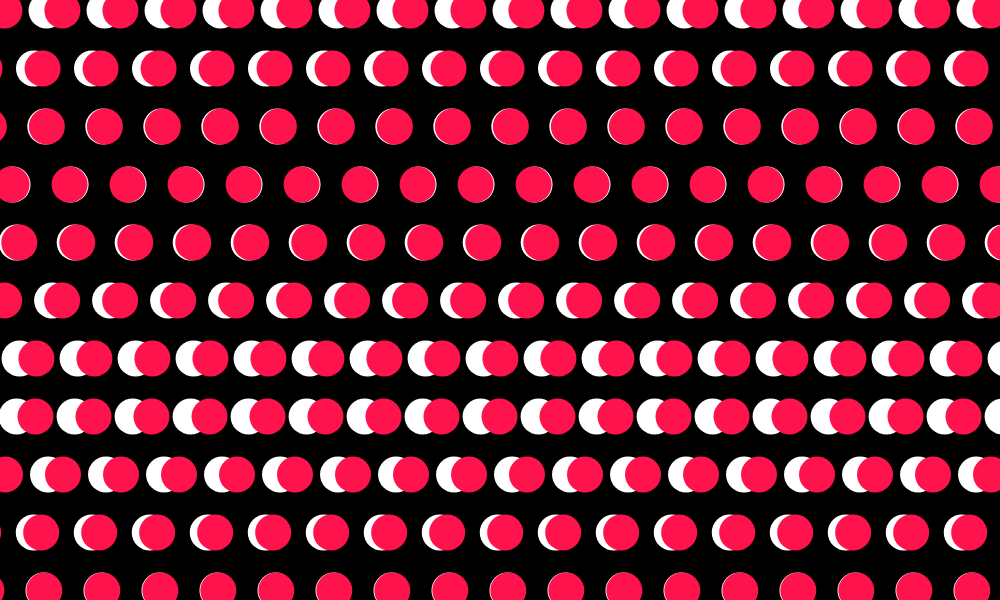
Frame 1 (no input)
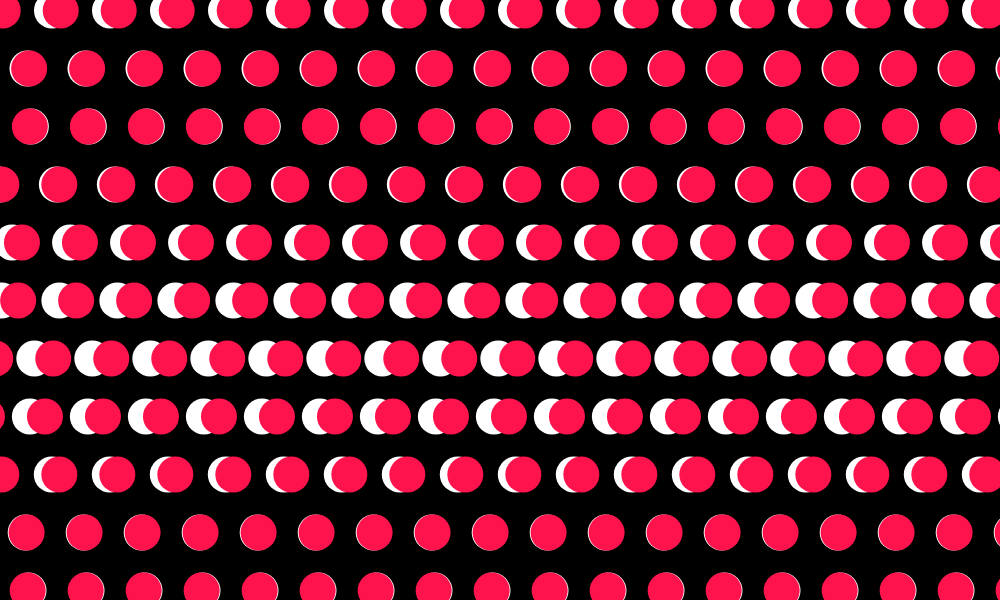
Frame 60 (no input)
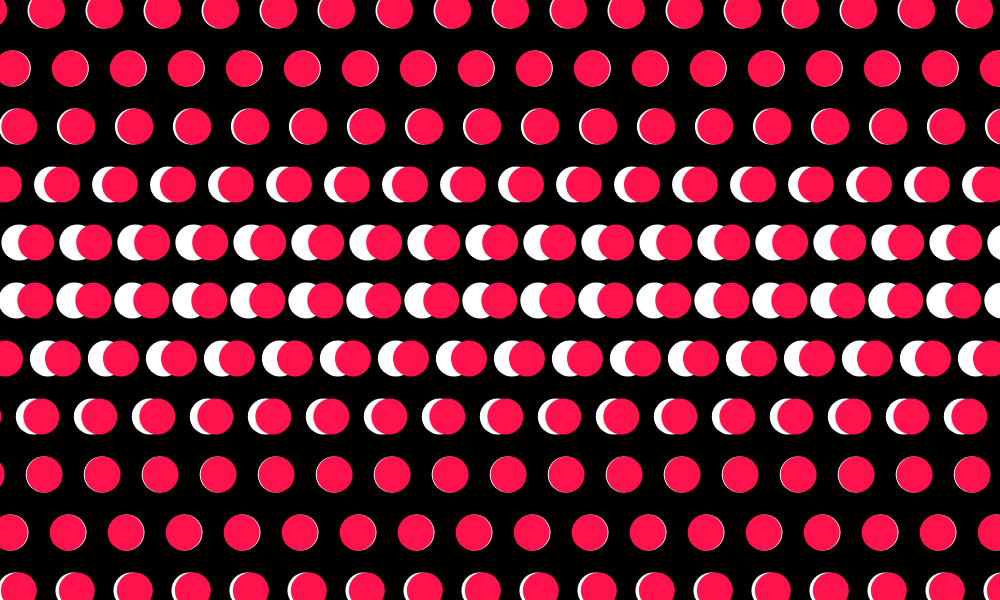
Frame 120 (the mouse pressed at the canvas centre since frame 60)

The p5.js sketch that drew these frames (run headless with seeded random() and noise() and a simulated clock; from frame 60 on, the mouse is pressed at the canvas centre):

// p5.js sketch
// ── sketch.js
let canvasWidth = 1000;  // Width of the canvas
let canvasHeight = 600;  // Height of the canvas

let numCols = 22; // Number of columns
let numRows = 12; // Number of rows
let spacing = 58; // Spacing between dots
let diameter = 36; // Diameter of the dots
let rowOffset = 18; // Horizontal offset for every other row

let gridWidth = (numCols - 1) * spacing;
let gridHeight = (numRows - 1) * spacing;

let offsetX = (canvasWidth - gridWidth) ;
let offsetY = (canvasHeight - gridHeight)/ 0.8;

let frequency = 0.8; // Adjust this value to extend the peaks

function setup() {
  createCanvas(canvasWidth, canvasHeight);
}

function draw() {
  background(0);
  let time = millis() / 1000; // Get the current time in seconds
  
  for (let y = 0; y < numRows; y++) {
    let currentOffsetX = (y % 2 == 0) ? 0 : rowOffset;
    for (let x = 0; x < numCols; x++) {
      let posX = offsetX + x * spacing + currentOffsetX;
      let posY = offsetY + y * spacing;

      // Calculate the offset for animation
      let animatedOffset = sin((time + y) * frequency) * 20;
      let redCircleOffset = cos((time + y) * frequency) * 10; // Offset for the red circle
      
      // Draw white circle
      fill(255);
      noStroke();
      ellipse(posX + animatedOffset, posY, diameter, diameter);
      
      // Draw red circle
      fill(254, 19, 77);
      ellipse(posX + diameter / 4 + animatedOffset + redCircleOffset, posY, diameter, diameter);
    }
  }
}
